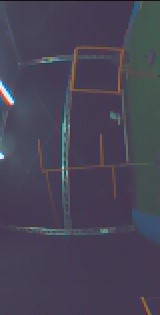
%> input picture open_gate_images/00003.jpg, 160 x 315 px; its folder holds only this picture in this run
$ octave --eval "result = run_open_detection_on_dir;"   (GNU Octave 9; MATLAB toolbox functions it lacks are replaced by stand-ins)
%> lines starting %> are read from the running program, lines starting %| are printed output that depends on the picture; in (x1, y1, x2, y2) boxes, pixels count from 0 and x2, y2 are one past the last pixel; in counts of white or black regions, pixels touching at a corner belong together; the program's own positions count from 1
### makeListOfFiles.m
function files_of_type = makeListOfFiles(file_dir, file_type, exclude_string)
%> called with file_dir = 'open_gate_images', file_type = 'jpg'
% function files_of_type = makeListOfFiles(file_dir, file_type, exclude_string)
% makes a list of files in the directory 'file_dir' of all files of a
% certain type.

if(~exist('file_type', 'var') || isempty(file_type))
    file_type = bmp;
end

if(~exist('exclude_string', 'var') || sum(size(exclude_string)) < 2)
    EXCLUDE = false;
else
    EXCLUDE = true;
end

files = dir(file_dir);
n_files = size(files,1);
files_of_type = cell(n_files,1);
fot = 0;
for f = 3:n_files
    i = findstr(files(f).name, ['.' file_type]);
    if(sum(size(i)) >= 2)
        if(EXCLUDE)
            j = findstr(files(f).name, exclude_string);
        else
            j = [];
        end
        if(~EXCLUDE || sum(size(j)) < 2)
            fot = fot + 1;
            files_of_type{fot} = files(f).name;
        end
    end
end
files_of_type = files_of_type(1:fot);


### sort_nat.m
function [cs,index] = sort_nat(c,mode)
%sort_nat: Natural order sort of cell array of strings.
% usage:  [S,INDEX] = sort_nat(C)
%
% where,
%    C is a cell array (vector) of strings to be sorted.
%    S is C, sorted in natural order.
%    INDEX is the sort order such that S = C(INDEX);
%
% Natural order sorting sorts strings containing digits in a way such that
% the numerical value of the digits is taken into account.  It is
% especially useful for sorting file names containing index numbers with
% different numbers of digits.  Often, people will use leading zeros to get
% the right sort order, but with this function you don't have to do that.
% For example, if C = {'file1.txt','file2.txt','file10.txt'}, a normal sort
% will give you
%
%       {'file1.txt'  'file10.txt'  'file2.txt'}
%
% whereas, sort_nat will give you
%
%       {'file1.txt'  'file2.txt'  'file10.txt'}
%
% See also: sort

% Version: 1.4, 22 January 2011
% Author:  Douglas M. Schwarz
% Email:   dmschwarz=ieee*org, dmschwarz=urgrad*rochester*edu
% Real_email = regexprep(Email,{'=','*'},{'@','.'})


% Set default value for mode if necessary.
if nargin < 2
	mode = 'ascend';
end

% Make sure mode is either 'ascend' or 'descend'.
modes = strcmpi(mode,{'ascend','descend'});
is_descend = modes(2);
if ~any(modes)
	error('sort_nat:sortDirection',...
		'sorting direction must be ''ascend'' or ''descend''.')
end

% Replace runs of digits with '0'.
c2 = regexprep(c,'\d+','0');

% Compute char version of c2 and locations of zeros.
s1 = char(c2);
z = s1 == '0';

% Extract the runs of digits and their start and end indices.
[digruns,first,last] = regexp(c,'\d+','match','start','end');

% Create matrix of numerical values of runs of digits and a matrix of the
% number of digits in each run.
num_str = length(c);
max_len = size(s1,2);
num_val = NaN(num_str,max_len);
num_dig = NaN(num_str,max_len);
for i = 1:num_str
	num_val(i,z(i,:)) = sscanf(sprintf('%s ',digruns{i}{:}),'%f');
	num_dig(i,z(i,:)) = last{i} - first{i} + 1;
end

% Find columns that have at least one non-NaN.  Make sure activecols is a
% 1-by-n vector even if n = 0.
activecols = reshape(find(~all(isnan(num_val))),1,[]);
n = length(activecols);

% Compute which columns in the composite matrix get the numbers.
numcols = activecols + (1:2:2*n);

% Compute which columns in the composite matrix get the number of digits.
ndigcols = numcols + 1;

% Compute which columns in the composite matrix get chars.
charcols = true(1,max_len + 2*n);
charcols(numcols) = false;
charcols(ndigcols) = false;

% Create and fill composite matrix, comp.
comp = zeros(num_str,max_len + 2*n);
comp(:,charcols) = double(s1);
comp(:,numcols) = num_val(:,activecols);
comp(:,ndigcols) = num_dig(:,activecols);

% Sort rows of composite matrix and use index to sort c in ascending or
% descending order, depending on mode.
[unused,index] = sortrows(comp);
if is_descend
	index = index(end:-1:1);
end
index = reshape(index,size(c));
cs = c(index);

### simple_detector.m
function [Histogram, locs, pks] = simple_detector(Response, ROI)
% function [Histogram, locs, pks] = simple_detector(Response, ROI)
% ROI: [x_min x_max y_min y_max]
if(exist('ROI', 'var') && ~isempty(ROI))
    R = Response(ROI(3):ROI(4), ROI(1):ROI(2));
else
    R = Response;
end


EFFICIENT = true;
if(~EFFICIENT)
    Histogram = sum(R);
else
    step = 4;
    Histogram = sum(R(1:step:end, :));
end

% smooth the histograms:
SH = smooth(Histogram, 5);

% find all peaks:
[pks,locs] = findpeaks(SH);
% all peaks at least 50% from the maximum:
[v,i] = sort(pks);
ratios = v / v(end);
inds = find(ratios >= 0.50);
locs = locs(i(inds));
pks = pks(i(inds));
% exclude close peaks:
selected_pks = pks(end);
selected_locs = locs(end);
window_size = 30;
for i = length(pks)-1:-1:1
    ii = find(selected_locs >= locs(i) - 50);
    jj = find(selected_locs <= locs(i) + 50);
    kk = intersect(jj, ii);
    if(isempty(kk))
        selected_pks = [selected_pks, pks(i)];
        selected_locs = [selected_locs, locs(i)];
    end
end
locs = selected_locs;
pks = selected_pks;

% graphics:
figure();
plot(SH); hold on; plot(locs, pks, 'x'); title('Poles');

% perhaps detect length by taking 5% / 95% of the sum of pixels?

### run_open_detection_on_dir.m
function opengates_in_image = run_open_detection_on_dir(dir_name, graphics)

% sub_sampling_open_snake.m  Initial detection for candidate genome and
% region of interests.

% get_open_color_fitness.m  Check open gate color fitness.

% fit_open_windon_to_points.m  EA on opengate genome, being the x location
% of central bar, y locations of four horizontal bars and bar length,
% neglecting the double length one on top.

% mean_distance_to_open_gate.m distances_to_open_gate.m

if(~exist('dir_name', 'var') || isempty(dir_name))
    dir_name = 'open_gate_images';
end
if(~exist('graphics', 'var') || isempty(graphics))
    graphics = true;
end

image_names = makeListOfFiles(dir_name, 'jpg');
image_names = sort_nat(image_names);
n_images = length(image_names);

% whether to threshold the color response:
THRESHOLD = true;
CUT_OFF_PROPELLORS = false;
% the detection method (should be true in this file)
SIMPLE_METHOD = true; % just histogram peaks
SUB_SAMPLING_OPEN_SNAKE = false;
graphics = true;
EA_REFINEMENT = false;
HISTOGRAM_REFINEMENT = true;
FILTER_HSV = false;

for im = 1:n_images
    % read the image in RGB
    RGB = imread([dir_name '/' image_names{im}]);
%> RGB is the input picture: size 315x160x3 uint8; mean R, G, B 71.4, 68.3, 84.9
    RGB = double(RGB) ./ 255;
%> RGB: size 315x160x3 double
    image_names{im}

    % resize the image:
    if(strcmp(dir_name, 'open_gate_images') && size(RGB,2) > 1024)
        RGB = imresize(RGB, 0.25);
    end

%     if (im <= 11)
%         RGB = imrotate(RGB, -90);
%     end

    if(graphics)
        % show the image:
        figure(); imshow(RGB);
        title('RGB image');
    end


    if(FILTER_HSV)
        % we filter in the hsv domain:
        HSV = rgb2hsv(RGB);
        H_ref = 0.05; %0.10;
        std_var = 0.15; % 0.1;
        S_thresh = 0.05; % 0.15;

        %     H_ref = 0.05; %0.10;
        %     std_var = 0.05; % 0.1;
        %     S_thresh = 0.4;
        Response = filter_HSV(HSV, H_ref, std_var, S_thresh);
    else
        YCV = rgb2ycbcr(RGB);
%> YCV: size 315x160x3 double; mean of channels 1, 2, 3 0.302, 0.529, 0.503
        cr_min = 140.0 / 255.0;
        dy_min = 1; %0.05;
        Response = filter_YCV(YCV, cr_min, dy_min);
%> in filter_YCV, `[DX, DY] = gradient(YCV(:,:,3));`:
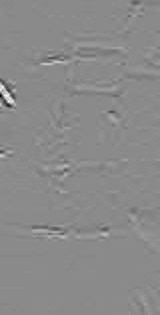
%> DY: size 315x160 double; min -0.0813, max 0.0685, mean 2.02e-05; drawn with min black and max white
%> in filter_YCV, `DY = abs(DY);`:
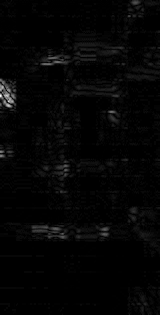
%> DY: size 315x160 double; min 0, max 0.0813, mean 0.00165; drawn with min black and max white
%> in filter_YCV, `DX = abs(DX);`:
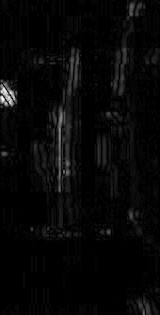
%> DX: size 315x160 double; min 0, max 0.0798, mean 0.00238; drawn with min black and max white
%> in filter_YCV, `Response = DY > dy_min | YCV(:,:,3) > cr_min;`:
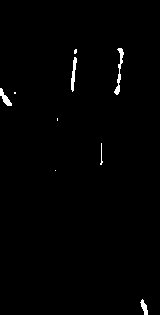
%> Response: size 315x160 logical; 0.91% white; 9 white regions (4 under 20 px), largest, box (x1, y1, x2, y2) and area: (114, 48, 124, 95) 145, (71, 57, 77, 92) 107, (0, 88, 12, 106) 91, (140, 299, 148, 315) 67, (100, 143, 103, 165) 26
        % [5 lines of commented-out code are left out]
    end
    % response thresholding:
    if(THRESHOLD)
        std_factor = 1.0;%1.5; % 2;
        mR = mean(Response(:));
%> mR = 0.00907
        stdR = std(Response(:));
%> stdR = 0.0948
        Response = (Response > mR + std_factor*stdR) .* Response;
    end

    if(CUT_OFF_PROPELLORS)
        % cut off propellors:
        Response(:, 1:100) = 0;
        Response(:, end-100:end) = 0;
    end

    if(graphics)
        figure();
        imagesc(Response);
        title('Response');
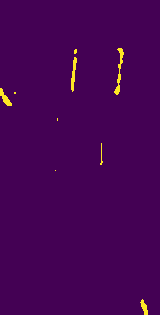
%> displayed picture: size 315x160x3, on the screen's scale of 0 to 255; mean R, G, B 69.7, 3.1, 83.6
    end

    if(SIMPLE_METHOD)
        ROI = [1, size(Response, 2), 1, size(Response, 1)];
%> ROI = [1 160 1 315]
        [Histogram, locs, pks] = simple_detector(Response, ROI);
%> in simple_detector, `Histogram = sum(R(1:step:end, :));`: Histogram = 160 values, max 8 at index 74, min 0 at index 13, mean 0.731
%> in simple_detector, `SH = smooth(Histogram, 5);`: SH = 160 values, max 5.8 at index 120, min 0 at index 19, mean 0.73
%> in simple_detector, `[pks,locs] = findpeaks(SH);`: pks = [2.2; 2.4; 0.2; 5.4; 1.4; 5.8; 2.8]; locs = [3; 5; 56; 74; 100; 120; 144]
%> in simple_detector, `[v,i] = sort(pks);`: v = [0.2; 1.4; 2.2; 2.4; 2.8; 5.4; 5.8]; i = [3; 5; 1; 2; 7; 4; 6]
%> in simple_detector, `ratios = v / v(end);`: ratios = [0.0345; 0.241; 0.379; 0.414; 0.483; 0.931; 1]
%> in simple_detector, `inds = find(ratios >= 0.50);`: inds = [6; 7]
%> in simple_detector, `locs = locs(i(inds));`: locs = [74; 120]
%> in simple_detector, `pks = pks(i(inds));`: pks = [5.4; 5.8]
%> in simple_detector, `selected_pks = pks(end);`: selected_pks = 5.8
%> in simple_detector, `selected_locs = locs(end);`: selected_locs = 120
%> the loop in simple_detector, `for i = length(pks)-1:-1:1` made 1 pass
%> (ii, jj, kk) on pass 1: (1, 1, 1)
%> in simple_detector, `pks = selected_pks;`: pks = 5.8
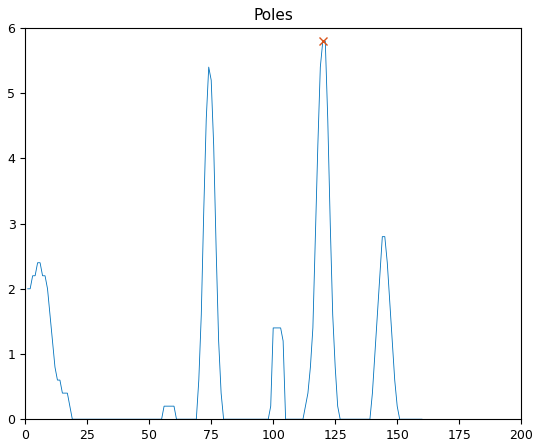
%> figure redrawn from the program's plot data; curve peaks at x = 120, y = 5.8
%> locs = 120; pks = 5.8
        if(length(locs) <= 2)
            figure();
            imagesc(Response);
            hold on;
            for i = 1:length(locs)
                if(i < length(locs))
                    col = [1 0.75 0];
                else
                    col = [0 1 0];
                end
                plot([locs(i), locs(i)], [ROI(3), ROI(4)], 'LineWidth', 2, 'Color', col);
            end
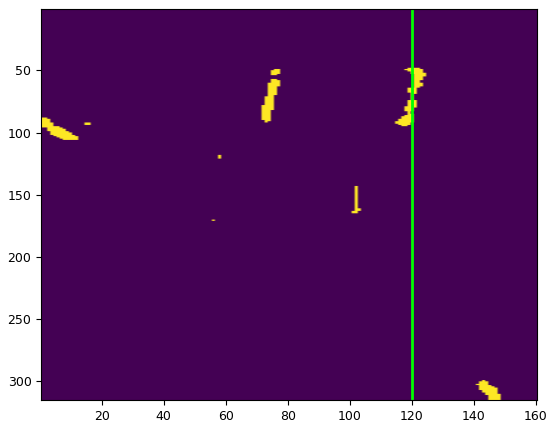
%> figure redrawn from the program's plot data
        end
    end

    if(SUB_SAMPLING_OPEN_SNAKE)
        [xs, yl1, yl2, yr2, yr1, sb, n_opengates] = sub_sampling_open_snake(Response);

        cf = zeros(1, n_opengates);
        for g=1:n_opengates
            cf(g) = get_open_color_fitness([xs(g), yl1(g), yl2(g), yr2(g), yr1(g), sb(g)],...
                Response);
        end

        if(n_opengates >= 1)
            [v, i] = max(cf);
            x = xs(i);
            y_l1 = yl1(i); y_l2 = yl2(i); y_r2 = yr2(i); y_r1 = yr1(i);
            s_bar = sb(i);
            n_opengates = length(x);
        end

        if(HISTOGRAM_REFINEMENT)
           % just refine the best guess:
           if(n_opengates >= 1)
               width_hist = 100;
               height_hist = 50;
               % get the histograms on the different sides of the pole:
               [VH_left, window_left ] = get_vertical_histogram(Response, x, [y_l1, y_l2, y_r1, y_r2], -width_hist, height_hist);
               [VH_right, window_right ] = get_vertical_histogram(Response, x, [y_l1, y_l2, y_r1, y_r2], width_hist, height_hist);
               % smooth the histograms:
               VH_left = smooth(VH_left, 5);
               VH_right = smooth(VH_right, 5);
               % find all peaks:
               [pks_l,locs_l] = findpeaks(VH_left);
               [pks_r,locs_r] = findpeaks(VH_right);
               figure();
               subplot(1,2,1); plot(VH_left); hold on; plot(locs_l, pks_l, 'x'); title('Left');
               subplot(1,2,2); plot(VH_right); hold on; plot(locs_r, pks_r, 'x'); title('Right');

               locs_l = locs_l + window_left(1);
               locs_r = locs_r + window_right(1);
               % select the peaks:
               if(length(pks_l) == 0)
                   fprintf('should not happen\n')
               elseif(length(pks_l) == 1)
                   y_l1 = locs_l;
                   y_l2 = y_l1;
               else
                   [v, i] = sort(pks_l);
                   inds = i(end-1:end);
                   ys = locs_l(inds);
                   y_l1 = min(ys);
                   y_l2 = max(ys);
               end
               if(length(pks_r) == 0)
                   fprintf('should not happen\n')
               elseif(length(pks_r) == 1)
                   y_r1 = locs_r;
                   y_r2 = y_r1;
               else
                   [v, i] = sort(pks_r);
                   inds = i(end-1:end);
                   ys = locs_r(inds);
                   y_r1 = min(ys);
                   y_r2 = max(ys);
               end

               if(graphics)
                  draw_open_gate(Response, [x, y_l1, y_l2, y_r2, y_r1, s_bar]);
               end
           end
        end

        if(EA_REFINEMENT)
            if(graphics)
                figure();
                imagesc(Response);
                title('Response Hue filter: EA refinement');
                hold on;
            end

            for g = 1:n_opengates
                size_factor = 1.5;
                x_l = round(x(g) - s_bar(g) * size_factor);
                x_h = round(x(g) + s_bar(g) * size_factor);
                y_min = max(y_l1(g), y_r1(g)); % min
                y_max = min(y_l2(g), y_r2(g)); % max
                y_temp_center = (y_min + y_max)/2; % middle point of top and bottom bars.
                y_l = round(y_temp_center + (y_max - y_min)/2*size_factor);
                y_h = round(y_temp_center - (y_max - y_min)/2*size_factor);
                [x_l, y_l] = check_coordinate(x_l, y_l, size(Response,2), size(Response, 1));
                [x_h, y_h] = check_coordinate(x_h, y_h, size(Response,2), size(Response, 1));
                [points, weights] = convert_response_to_points(Response(y_l:y_h, x_l:x_h));

                % fit a window to it:
                max_points = 500;
                if(size(points,1) > max_points)
                    inds = randperm(size(points,1));
                    inds = inds(1:max_points);
                    points = points(inds, :);
                    weights = weights(inds, :);
                end
                [xx, y_ll1, y_ll2, y_rr2, y_rr1, ss_bar]= ...
                    fit_open_window_to_points(points, x(g)-x_l, y_l1(g)-y_l, y_l2(g)-y_l, y_r2(g)-y_l, y_r1(g)-y_l, s_bar(g), weights, Response);
                x(g) = xx + x_l;
                y_l1(g) = y_ll1 + y_l;
                y_l2(g) = y_ll2 + y_l;
                y_r2(g) = y_rr2 + y_l;
                y_r1(g) = y_rr1 + y_l;
                s_bar(g) = ss_bar;

                if(graphics)
                    % cut out region for refinement.
                    plot([x_l, x_l], [y_l, y_h], 'Color', 'black', 'LineWidth', 1);
                    plot([x_l, x_h], [y_h, y_h], 'Color', 'black', 'LineWidth', 1);
                    plot([x_h, x_h], [y_h, y_l], 'Color', 'black', 'LineWidth', 1);
                    plot([x_h, x_l], [y_l, y_l], 'Color', 'black', 'LineWidth', 1);
                    color_1 = [1, 0, 0];
                    color_2 = [0, 1, 0];
                    cfg = get_open_color_fitness([x(g), y_l1(g), y_l2(g), y_r2(g), y_r1(g), s_bar(g)], Response);
                    color = cfg*[0 1 0] + (1-cfg)*[1 0 0];
                    Q1 = [x(g)-s_bar(g), y_l1(g)]; Q1_inner = [x(g), y_l1(g)];
                    Q2 = [x(g)-s_bar(g), y_l2(g)]; Q2_inner = [x(g), y_l2(g)];
                    Q3 = [x(g)+s_bar(g), y_r2(g)]; Q3_inner = [x(g), y_r2(g)];
                    Q4 = [x(g)+s_bar(g), y_r1(g)]; Q4_inner = [x(g), y_r1(g)];
                    plot([Q1(1) Q1_inner(1)], [Q1(2), Q1_inner(2)], 'Color', color_1, 'LineWidth', 5);
                    plot([Q2(1) Q2_inner(1)], [Q2(2), Q2_inner(2)], 'Color', color_1, 'LineWidth', 5);
                    plot([Q3(1) Q3_inner(1)], [Q3(2), Q3_inner(2)], 'Color', color_2, 'LineWidth', 5);
                    plot([Q4(1) Q4_inner(1)], [Q4(2), Q4_inner(2)], 'Color', color_2, 'LineWidth', 5);
                    if (Q1_inner(2) < Q4_inner(2))
                        Q_low = Q1_inner;
                        Q_high = Q3_inner;
                    else
                        Q_low = Q4_inner;
                        Q_high = Q2_inner;
                    end
                    plot([Q_low(1) Q_high(1)], [Q_low(2), Q_high(2)], 'Color', color_1, 'LineWidth', 5);
                end
            end


            if(n_opengates >= 1)
                opengates_in_image{im}.x = x(1);
                opengates_in_image{im}.y_l1 = y_l1(1);
                opengates_in_image{im}.y_l2 = y_l2(1);
                opengates_in_image{im}.y_r2 = y_r2(1);
                opengates_in_image{im}.y_r1 = y_r1(1);
                opengates_in_image{im}.s_bar = s_bar(1);
            end
        end


        if(graphics)
            waitforbuttonpress;
            close all;
        end
    end
end

function [x, y] = check_coordinate(x, y, W, H)
% function [x, y] = check_coordinate(x, y, W, H)

x = max([1,x]);
x = min([W,x]);
y = max([1,y]);
y = min([H,y]);

function draw_open_gate(Response, coords)
x = coords(1);
y_min = min(coords(2:5));
y_max = max(coords(2:5));
width_bar = 100;

figure();
imagesc(Response);
hold on;
plot([x,x], [y_min, y_max], 'LineWidth', 3);
plot([x,x+width_bar], [coords(4), coords(4)], 'LineWidth', 3);
plot([x,x+width_bar], [coords(5), coords(5)], 'LineWidth', 3);
plot([x,x-width_bar], [coords(2), coords(2)], 'LineWidth', 3);
plot([x,x-width_bar], [coords(3), coords(3)], 'LineWidth', 3);


function Response = filter_YCV(YCV, cr_min, dy_min)
[DX, DY] = gradient(YCV(:,:,3));
DY = abs(DY);
DX = abs(DX);
Response = DY > dy_min | YCV(:,:,3) > cr_min;


function Response = filter_HSV(HSV, H_ref, H_std_var, S_thresh)
% function Response = filter_HSV(HSV, H_ref, H_std_var, S_thresh)

% determine distance to mean, bending around 0 / 1:
H = HSV(:,:,1);
width = size(H, 2); height = size(H, 1);
H1 = H - H_ref;
H2 = ones(height, width) - H1;
H = min(H1, H2);

% filter on saturation:
S = HSV(:,:, 2);
S_Filter = S <= S_thresh;
H = H + 1000 * S_Filter; % will get 0 probability

% get the response:
Response = normpdf(H, H_ref, H_std_var);
%> (the run ends here)
